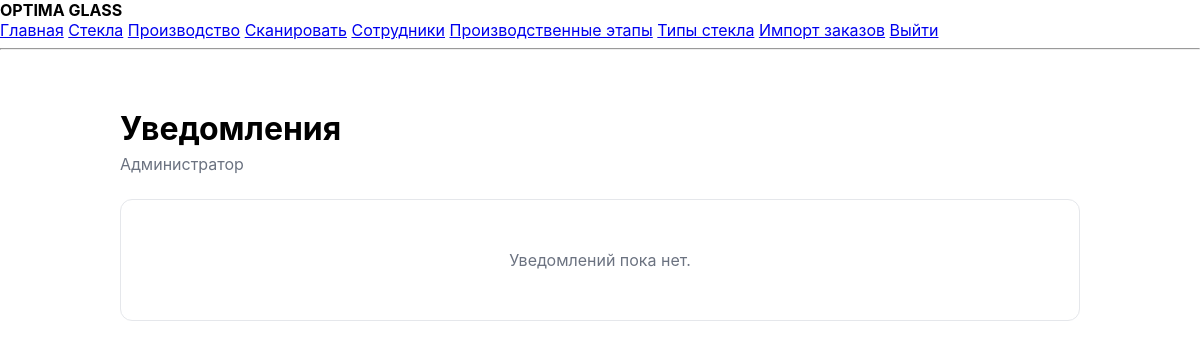
Before: /notifications.php (signed in) with the older database file.
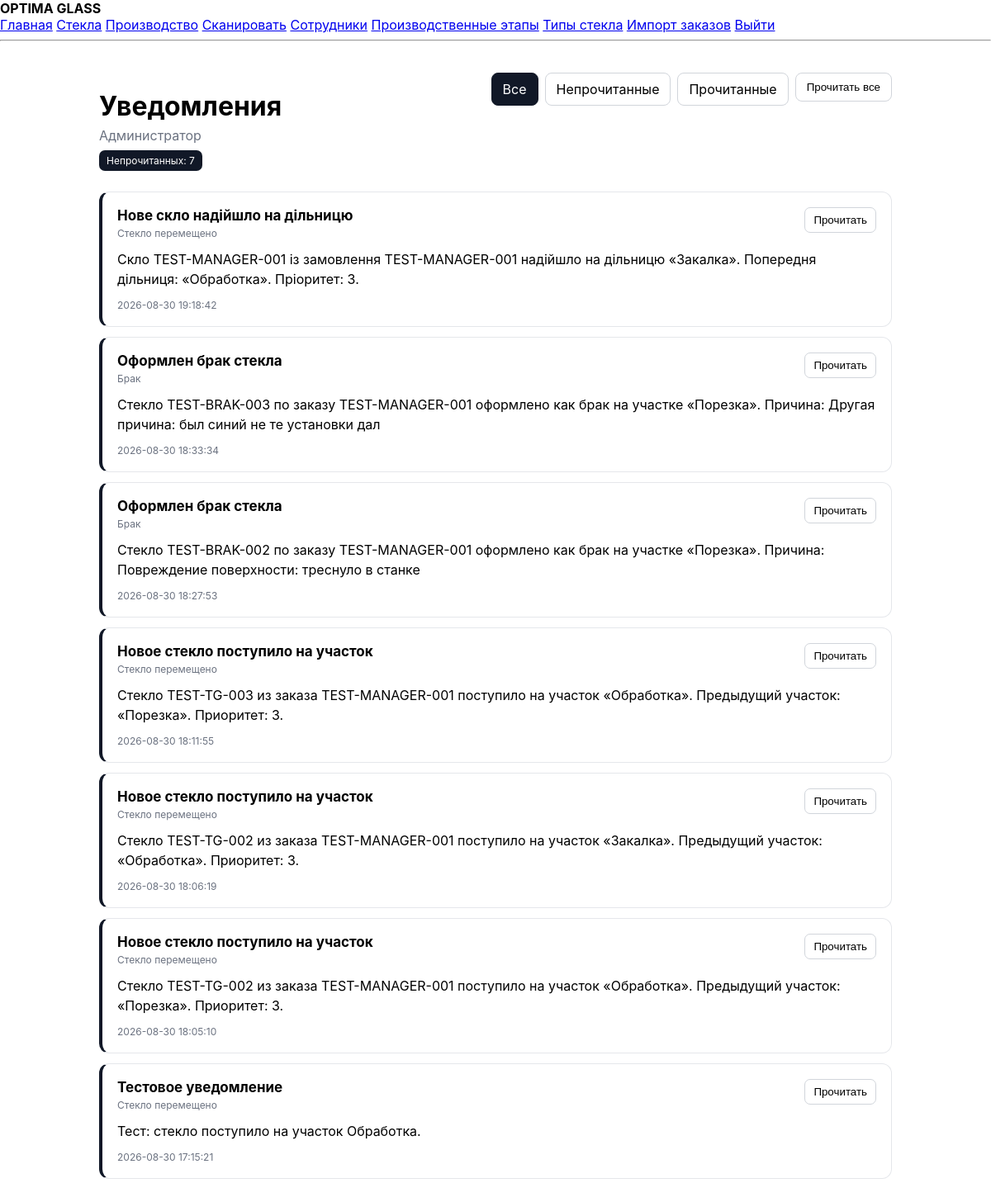
After: the same page with the newer database file.
### tables this page shows
CREATE TABLE users (
        id INTEGER PRIMARY KEY AUTOINCREMENT,
        name TEXT NOT NULL,
        email TEXT NOT NULL UNIQUE,
        password TEXT NOT NULL,
        role TEXT NOT NULL DEFAULT 'employee',
        active INTEGER NOT NULL DEFAULT 1,
        created_at TEXT NOT NULL DEFAULT CURRENT_TIMESTAMP
    , stage_id INTEGER REFERENCES production_stages(id));

CREATE TABLE notifications (
    id INTEGER PRIMARY KEY AUTOINCREMENT,

    user_id INTEGER NOT NULL,

    type TEXT NOT NULL,
    title TEXT NOT NULL,
    message TEXT NOT NULL,

    entity_type TEXT,
    entity_id INTEGER,

    channel TEXT NOT NULL DEFAULT 'in_app',
    status TEXT NOT NULL DEFAULT 'unread',

    read_at TEXT,
    sent_at TEXT,

    created_at TEXT NOT NULL DEFAULT CURRENT_TIMESTAMP,

    FOREIGN KEY (user_id) REFERENCES users(id) ON DELETE CASCADE
);

### src/auth.php (called while the page is built, shortened)
<?php
require_once __DIR__ . '/db.php';
function current_user(): ?array
{
    global $db;
    $stmt = $db->prepare("
        SELECT
            u.id,
            u.name,
            u.email,
            u.role,
            u.active,
            u.stage_id,
            ps.name AS stage_name
        FROM users u
        LEFT JOIN production_stages ps
            ON ps.id = u.stage_id
        WHERE u.id = :id
          AND u.active = 1
        LIMIT 1
    ");
    $stmt->execute([
        ':id' => (int) $_SESSION['user_id'],
    ]);
    $user = $stmt->fetch(PDO::FETCH_ASSOC);
    return $user;
}
function require_user(): array
{
    $user = current_user();
    return $user;
}

### public/notifications.php (the view, shortened to what this page needs)
<?php
require __DIR__ . '/../src/auth.php';
$user = require_user();
function e(?string $value): string
{
    return htmlspecialchars(
        $value ?? '',
        ENT_QUOTES,
        'UTF-8'
    );
}
function notificationTypeLabel(string $type): string
{
    return match ($type) {
        'glass_moved' => 'Стекло перемещено',
        'glass_rejected' => 'Брак',
        'critical_order' => 'Критический заказ',
        'batch_assigned' => 'Назначена партия',
        'batch_completed' => 'Партия завершена',
        'production_delay' => 'Задержка производства',
        'order_completed' => 'Заказ завершён',
        default => 'Уведомление',
    };
}
$filter = $_GET['filter'] ?? 'all';
$unreadStmt = $db->prepare("
    SELECT COUNT(*)
    FROM notifications
    WHERE user_id = :user_id
      AND status = 'unread'
");
$unreadStmt->execute([
    ':user_id' => (int) $user['id'],
]);
$unreadCount = (int) $unreadStmt->fetchColumn();
$sql = "
    SELECT
        id,
        type,
        title,
        message,
        entity_type,
        entity_id,
        channel,
        status,
        read_at,
        sent_at,
        created_at
    FROM notifications
    WHERE user_id = :user_id
";
$params = [
    ':user_id' => (int) $user['id'],
];
$sql .= "
    ORDER BY
        CASE
            WHEN status = 'unread' THEN 0
            ELSE 1
        END,
        created_at DESC,
        id DESC
";
$stmt = $db->prepare($sql);
$stmt->execute($params);
$notifications = $stmt->fetchAll(
    PDO::FETCH_ASSOC
);
?>
<!DOCTYPE html>
<html lang="ru">
<head>
    <link
        rel="stylesheet"
        href="/assets/css/app.css"
    >
</head>
<body>
<?php require __DIR__ . '/../src/partials/header.php'; ?>
<main class="notifications-page">
    <header class="notifications-header">
        <div>
            <h1>
                Уведомления
            </h1>
            <div class="notifications-subtitle">
                <?= e($user['name']) ?>
            </div>
            <?php if ($unreadCount > 0): ?>
                <span class="notifications-count">
                    Непрочитанных:
                    <?= $unreadCount ?>
                </span>
            <?php endif; ?>
        </div>
        <?php if ($notifications): ?>
            <div class="notification-actions">
                <a
                    href="/notifications.php?filter=all"
                    class="<?= $filter === 'all'
                        ? 'active'
                        : '' ?>"
                >
                    Все
                </a>
                <a
                    href="/notifications.php?filter=unread"
                    class="<?= $filter === 'unread'
                        ? 'active'
                        : '' ?>"
                >
                    Непрочитанные
                </a>
                <a
                    href="/notifications.php?filter=read"
                    class="<?= $filter === 'read'
                        ? 'active'
                        : '' ?>"
                >
                    Прочитанные
                </a>
                <?php if ($unreadCount > 0): ?>
                    <form method="post">
                        <button type="submit">
                            Прочитать все
                        </button>
                    </form>
                <?php endif; ?>
            </div>
        <?php endif; ?>
    </header>
    <?php if (!$notifications): ?>
        <div class="empty">
            <?php if ($filter === 'unread'): ?>
                Непрочитанных уведомлений нет.
            <?php elseif ($filter === 'read'): ?>
                Прочитанных уведомлений нет.
            <?php else: ?>
                Уведомлений пока нет.
            <?php endif; ?>
        </div>
    <?php else: ?>
        <div class="notification-list">
            <?php foreach (
                $notifications
                as $notification
            ): ?>
                <article
                    class="notification <?= $notification['status'] === 'unread'
                        ? 'unread'
                        : '' ?>"
                >
                    <div class="notification-top">
                        <div>
                            <div class="notification-title">
                                <?= e(
                                    $notification[
                                        'title'
                                    ]
                                ) ?>
                            </div>
                            <div class="notification-type">
                                <?= e(
                                    notificationTypeLabel(
                                        $notification[
                                            'type'
                                        ]
                                    )
                                ) ?>
                            </div>
                        </div>
                        <?php if (
                            $notification['status']
                            === 'unread'
                        ): ?>
                            <form
                                method="post"
                                class="notification-read"
                            >
                                <button type="submit">
                                    Прочитать
                                </button>
                            </form>
                        <?php endif; ?>
                    </div>
                    <div class="notification-message">
                        <?= nl2br(
                            e(
                                $notification[
                                    'message'
                                ]
                            )
                        ) ?>
                    </div>
                    <div class="notification-date">
                        <?= e(
                            $notification[
                                'created_at'
                            ]
                        ) ?>
                    </div>
                </article>
            <?php endforeach; ?>
        </div>
    <?php endif; ?>
</main>
</body>
</html>

### src/partials/header.php (shortened to what this page needs)
<header>
    <div>
        <strong>OPTIMA GLASS</strong>
    </div>
    <nav>
        <a href="/">Главная</a>
        <a href="/glasses.php">Стекла</a>
        <a href="/production.php">Производство</a>
        <a href="/scan.php">Сканировать</a>
        <?php if (($_SESSION['user_role'] ?? '') === 'admin'): ?>
            <a href="/employees.php">Сотрудники</a>
            <a href="/admin/stages.php">Производственные этапы</a>
            <a href="/admin/glass_types.php">Типы стекла</a>
            <a href="/admin/import.php">Импорт заказов</a>
        <?php endif; ?>
        <a href="/logout.php">Выйти</a>
    </nav>
</header>
<hr>

### public/assets/css/app.css (style rules this page uses)
* { box-sizing: border-box; }
html, body { margin: 0; padding: 0; min-height: 100%; }
body { font-family: Inter, -apple-system, BlinkMacSystemFont, "Segoe UI", Roboto, Arial, sans-serif; ``` color: #172033; ``` }

### public/notifications.php (style rules this page uses)
.notifications-page { max-width: 1000px; margin: 0 auto; padding: 30px 20px 60px; }
.notifications-header { display: flex; justify-content: space-between; align-items: flex-start; gap: 20px; margin-bottom: 25px; }
.notifications-header h1 { margin-bottom: 6px; }
.notifications-subtitle { color: #6b7280; }
.notifications-count { display: inline-block; margin-top: 8px; padding: 5px 9px; border-radius: 7px; background: #111827; color: #fff; font-size: 12px; }
.notification-actions { display: flex; gap: 8px; flex-wrap: wrap; }
.notification-actions a, .notification-actions button { padding: 9px 13px; border: 1px solid #d1d5db; border-radius: 8px; background: #fff; color: inherit; text-decoration: none; cursor: pointer; }
.notification-actions .active { background: #111827; color: #fff; border-color: #111827; }
.notification-list { display: grid; gap: 12px; }
.notification { padding: 18px; border: 1px solid #e5e7eb; border-radius: 12px; background: #fff; }
.notification.unread { border-left: 4px solid #111827; }
.notification-top { display: flex; justify-content: space-between; align-items: flex-start; gap: 15px; }
.notification-title { font-weight: 700; font-size: 17px; }
.notification-type { margin-top: 4px; color: #6b7280; font-size: 12px; }
.notification-message { margin-top: 12px; line-height: 1.5; }
.notification-date { margin-top: 12px; color: #6b7280; font-size: 12px; }
.notification-read { flex: 0 0 auto; }
.notification-read button { padding: 7px 10px; border: 1px solid #d1d5db; border-radius: 7px; background: #fff; cursor: pointer; }
.empty { padding: 50px 20px; text-align: center; color: #6b7280; border: 1px solid #e5e7eb; border-radius: 12px; background: #fff; }

Changed rows visible on the page:
added notifications: title "Нове скло надійшло на дільницю", type "Стекло перемещено", message "Скло TEST-MANAGER-001 із замовлення TEST-MANAGER-001 надійшло на дільницю «Закалка». Попередня дільниця: «Обработка». Пріоритет: 3.", created_at "2026-08-30 19:18:42"
added notifications: title "Оформлен брак стекла", type "Брак", message "Стекло TEST-BRAK-003 по заказу TEST-MANAGER-001 оформлено как брак на участке «Порезка». Причина: Другая причина: был синий не те установки дал", created_at "2026-08-30 18:33:34"
added notifications: title "Оформлен брак стекла", type "Брак", message "Стекло TEST-BRAK-002 по заказу TEST-MANAGER-001 оформлено как брак на участке «Порезка». Причина: Повреждение поверхности: треснуло в станке", created_at "2026-08-30 18:27:53"
added notifications: title "Новое стекло поступило на участок", type "Стекло перемещено", message "Стекло TEST-TG-003 из заказа TEST-MANAGER-001 поступило на участок «Обработка». Предыдущий участок: «Порезка». Приоритет: 3.", created_at "2026-08-30 18:11:55"
added notifications: title "Новое стекло поступило на участок", type "Стекло перемещено", message "Стекло TEST-TG-002 из заказа TEST-MANAGER-001 поступило на участок «Закалка». Предыдущий участок: «Обработка». Приоритет: 3.", created_at "2026-08-30 18:06:19"
added notifications: title "Новое стекло поступило на участок", type "Стекло перемещено", message "Стекло TEST-TG-002 из заказа TEST-MANAGER-001 поступило на участок «Обработка». Предыдущий участок: «Порезка». Приоритет: 3.", created_at "2026-08-30 18:05:10"
added notifications: title "Тестовое уведомление", type "Стекло перемещено", message "Тест: стекло поступило на участок Обработка.", created_at "2026-08-30 17:15:21"
Other visible differences:
$unreadCount: (not shown) → "7"
text no longer shown: "Уведомлений пока нет."
text now shown: "Непрочитанных: Все Непрочитанные Прочитанные Прочитать все"
